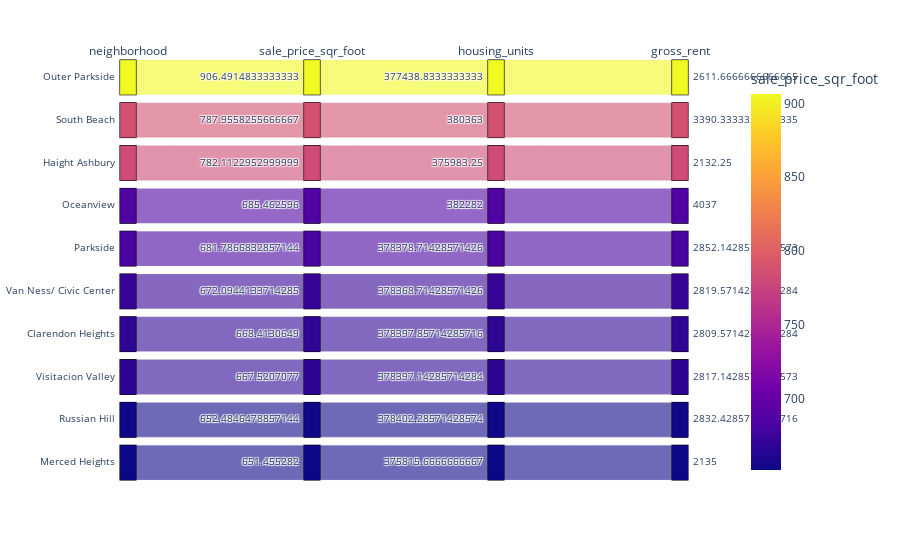

Notebook source saved alongside this figure:
### Code cell
# Parallel Categories Plot
# YOUR CODE HERE!
px.parallel_categories(df_expensive_neighborhoods,color = 'sale_price_sqr_foot',)

### Figure 1 — Plotly figure (JSON) as saved in the notebook; plotly's stock layout.template omitted (floating-point values rounded to 4 significant figures)
{"data": [{"dimensions": [{"label": "neighborhood", "values": ["Outer Parkside", "South Beach", "Haight Ashbury", "Oceanview", "Parkside", "Van Ness/ Civic Center", "Clarendon Heights", "Visitacion Valley", "Russian Hill", "Merced Heights"]}, {"label": "sale_price_sqr_foot", "values": [906.5, 788.0, 782.1, 685.5, 681.8, 672.1, 668.4, 667.5, 652.5, 651.5]}, {"label": "housing_units", "values": [377400.0, 380363, 376000.0, 382282, 378400.0, 378400.0, 378400.0, 378400.0, 378400.0, 375800.0]}, {"label": "gross_rent", "values": [2612.0, 3390.0, 2132.0, 4037, 2852.0, 2820.0, 2810.0, 2817.0, 2832.0, 2135]}], "domain": {"x": [0, 1], "y": [0, 1]}, "line": {"color": [906.5, 788.0, 782.1, 685.5, 681.8, 672.1, 668.4, 667.5, 652.5, 651.5], "coloraxis": "coloraxis"}, "name": "", "type": "parcats"}], "layout": {"autosize": true, "coloraxis": {"colorbar": {"title": {"text": "sale_price_sqr_foot"}}, "colorscale": [[0, "#0d0887"], [0.1111, "#46039f"], [0.2222, "#7201a8"], [0.3333, "#9c179e"], [0.4444, "#bd3786"], [0.5556, "#d8576b"], [0.6667, "#ed7953"], [0.7778, "#fb9f3a"], [0.8889, "#fdca26"], [1, "#f0f921"]]}, "legend": {"tracegroupgap": 0}, "margin": {"t": 60}}}
